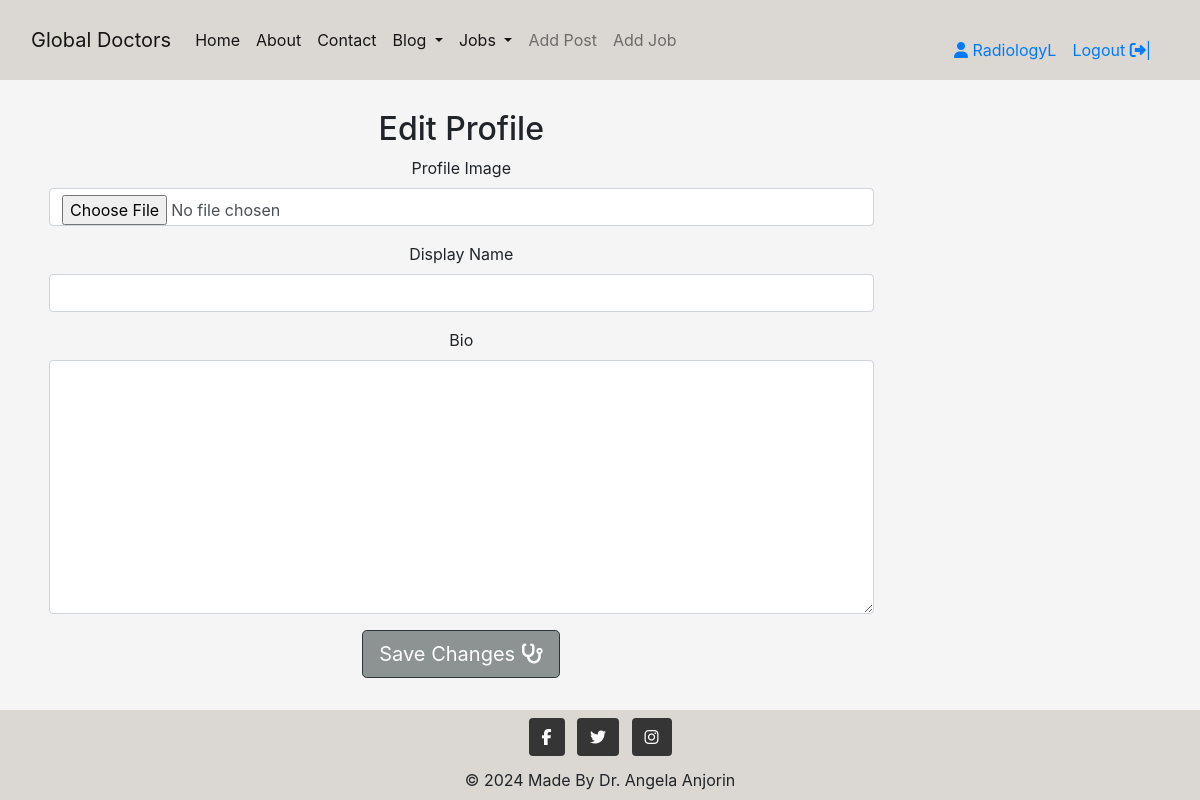
The app's page /profile/profile/edit/5/ (signed in), older data.
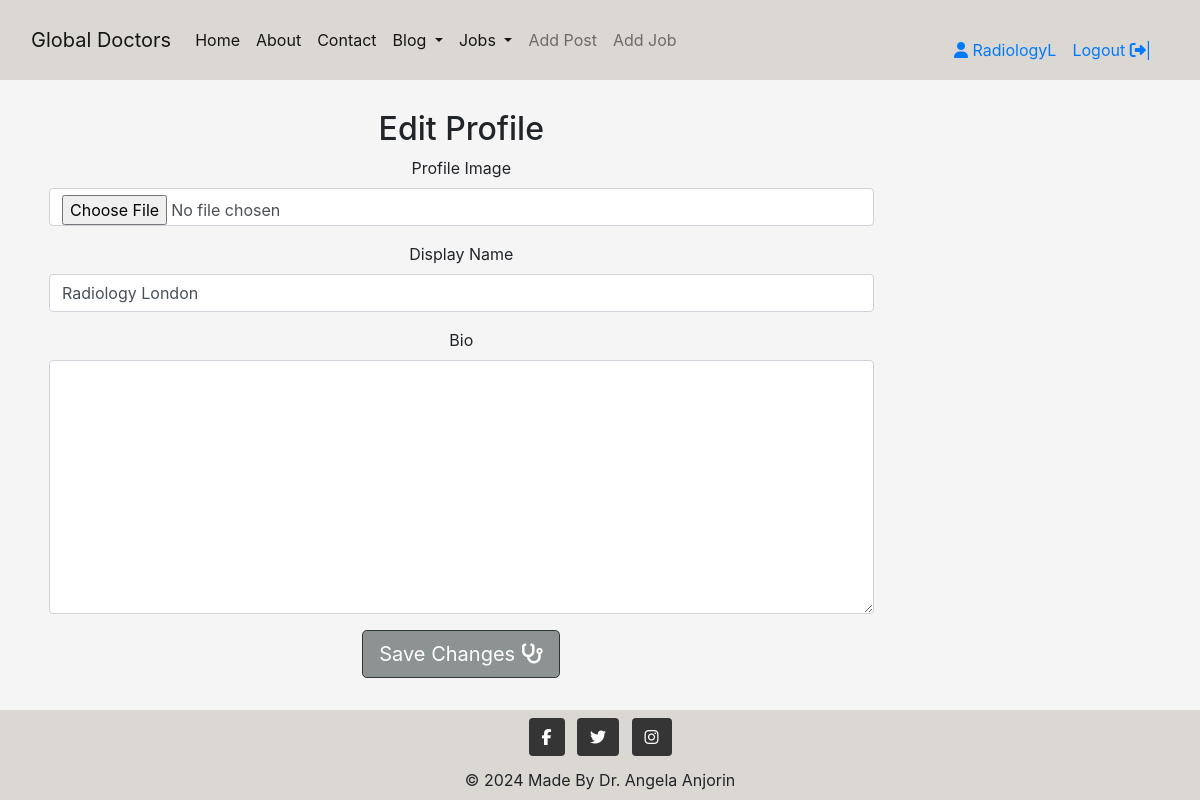
The same page, newer data.
### profile/models.py (models this page shows, shortened)
class Profile(models.Model):
    USER_TYPE_CHOICES = (
        ('regular', 'Regular User'),
        ('employer', 'Employer'),
    )
    user = models.OneToOneField(settings.AUTH_USER_MODEL, on_delete=models.CASCADE)
    user_type = models.CharField(max_length=20, choices=USER_TYPE_CHOICES, default='regular')
    profile_image = CloudinaryField('image', default='placeholder', blank=True)
    display_name = models.CharField(max_length=30, blank=True, null=True)
    bio = models.TextField(null=True, blank=True)

### profile/views.py (the view, shortened to what this page needs)
# urls.py: path('profile/edit/<int:pk>/', ProfileEdit.as_view(), name='profile_edit'),
class ProfileEdit(LoginRequiredMixin, UserPassesTestMixin, UpdateView):
    template_name ='profile/edit_profile.html'
    def get_form_class(self):
        profile = self.get_object()
        if profile.user_type == 'employer':
            return EmployerProfileForm
        else:
            return RegularProfileForm
    def test_func(self):
        profile = self.get_object()
        return self.request.user == profile.user
    def get_object(self, queryset=None):
        return get_object_or_404(Profile, user=self.request.user)

### profile/forms.py
class EmployerProfileForm(forms.ModelForm):
    class Meta:
        model = Profile
        fields = ['profile_image', 'display_name', 'bio']
        widgets = {
            'profile_image': forms.ClearableFileInput(attrs={'class':'form-control'}),
        }
        labels = {
            "profile_image": "Profile Image",
            "display_name": "Display Name",
            "bio": "Bio"
        }

### blog/views.py (called while the page is built)
def category_list(request):
    category_list = Category.objects.exclude(name='other')
    context = {
        "category_list": category_list,
    }
    return context

### jobs/views.py (called while the page is built)
def speciality_list(request):
    speciality_list = Speciality.objects.exclude(name='other')
    context = {
        'speciality_list': speciality_list
    }
    return context

### profile/templates/profile/edit_profile.html (shortened to what this page needs)
{% extends 'base.html' %}
{% block content %}
{% load crispy_forms_tags %}
<div class="container text-center">
    <form method="POST" enctype="multipart/form-data" class="p-1 w-75 form" >
        <h2>Edit Profile</h2>
        {{ form|crispy }}
        <div class="text-center">
            <button type="submit"class="btn btn-signup btn-lg">Save Changes <i class="fa fa-stethoscope"></i></button>
        </div>
    </form>
</div>
{% endblock %}

Row changes from the older to the newer data that the page shows:
changed Profile: display_name (not shown) → "Radiology London"
